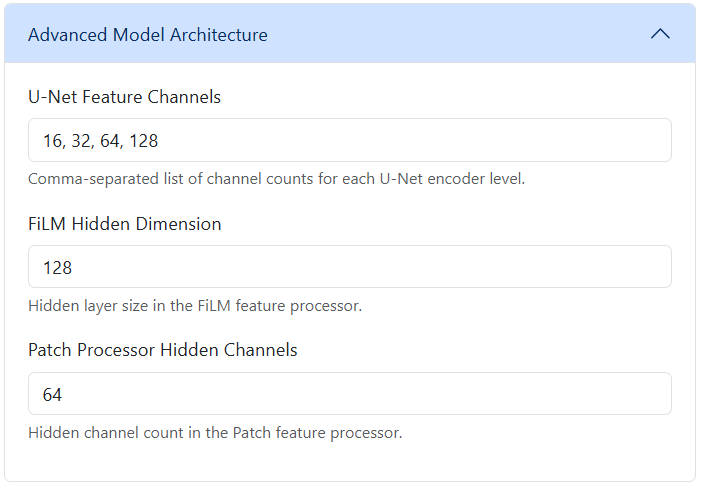
#> input picture assets/advanced.png, 703 x 488 px
$ python -i feature_calculators.py   (imports and definitions only)
#> lines starting #> are read from the running program, lines starting #| are printed output that depends on the picture
#> further down, picture is the input picture: shape (488, 703, 3); mean B, G, R 251.1, 247.6, 245.2
import numpy as np
import cv2

class InvariantMethods:

    # [30 lines left out: functions _compute_central_moments, compute_complex_moments_rgb, not called in this run]


    def fourier_mellin_descriptor(self, image_rgb, log_polar_size=(64, 64)):

#> called with log_polar_size = (64, 64)
        descriptors = []
        for c in range(image_rgb.shape[2]):
            channel = image_rgb[:, :, c].astype(np.float32)
            f_transform = np.fft.fft2(channel)
            f_transform_shifted = np.fft.fftshift(f_transform)
            magnitude_spectrum = np.log1p(np.abs(f_transform_shifted))
            center = (channel.shape[1] / 2, channel.shape[0] / 2)
            max_radius = np.sqrt(((channel.shape[0]/2)**2) + ((channel.shape[1]/2)**2))
            log_polar_map = cv2.logPolar(magnitude_spectrum, center, max_radius, flags=cv2.INTER_LINEAR + cv2.WARP_FILL_OUTLIERS)
            log_polar_resized = cv2.resize(log_polar_map, log_polar_size, interpolation=cv2.INTER_LINEAR)
            descriptors.append(np.abs(np.fft.fft2(log_polar_resized)).flatten())
#> this loop made 3 passes
#> pass 1, in fourier_mellin_descriptor, `channel = image_rgb[:, :, c].astype(np.float32)`:
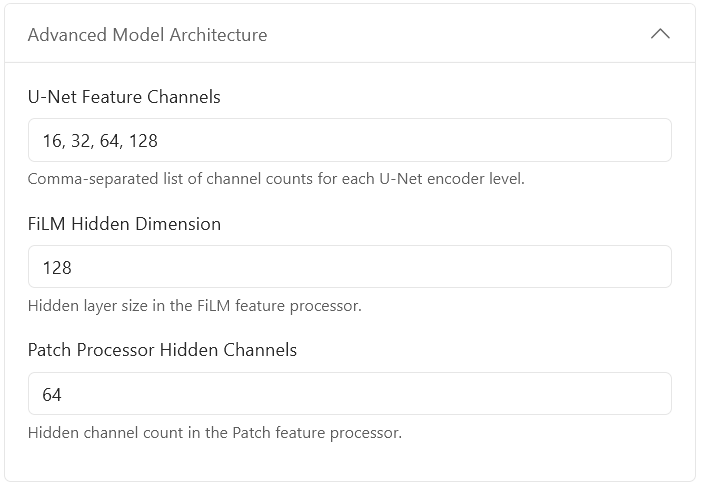
#> channel: shape (488, 703) float32; min 41, max 255, mean 251.1
#> pass 1, in fourier_mellin_descriptor, `magnitude_spectrum = np.log1p(np.abs(f_transform_shifted))`:
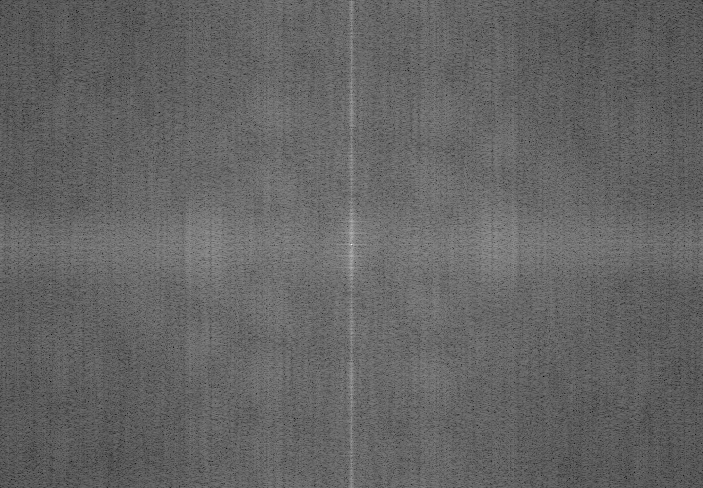
#> magnitude_spectrum: shape (488, 703) float64; min 2.46, max 18.27, mean 8.7; drawn with min black and max white
#> pass 1, in fourier_mellin_descriptor, `log_polar_map = cv2.logPolar(magnitude_spectrum, center, max_radius, f..`:
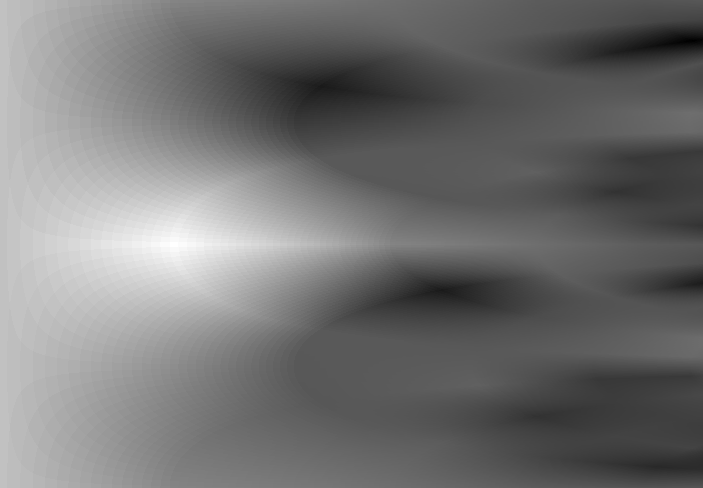
#> log_polar_map: shape (488, 703) float64; min 8.32, max 18.27, mean 12.82; drawn with min black and max white
#> pass 1, in fourier_mellin_descriptor, `log_polar_resized = cv2.resize(log_polar_map, log_polar_size, interpol..`:
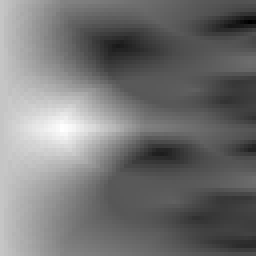
#> log_polar_resized: shape (64, 64) float64 (shown 4 times larger); min 8.46, max 18.04, mean 12.82; drawn with min black and max white
#> after the loop:
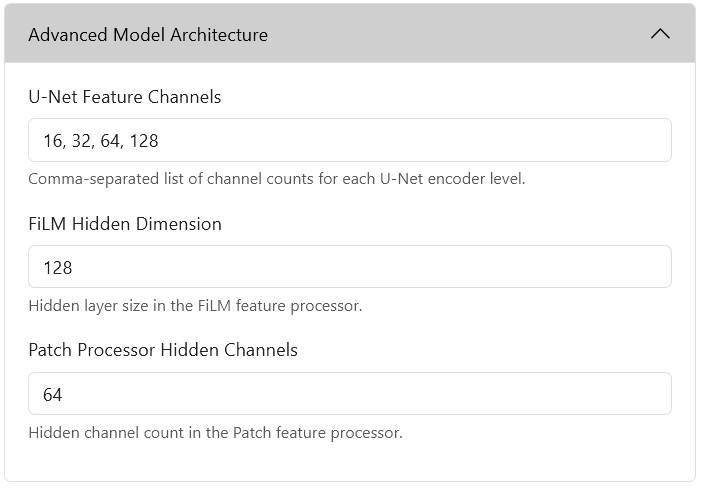
#> channel: shape (488, 703) float32; min 5, max 255, mean 245.2
#> after the loop:
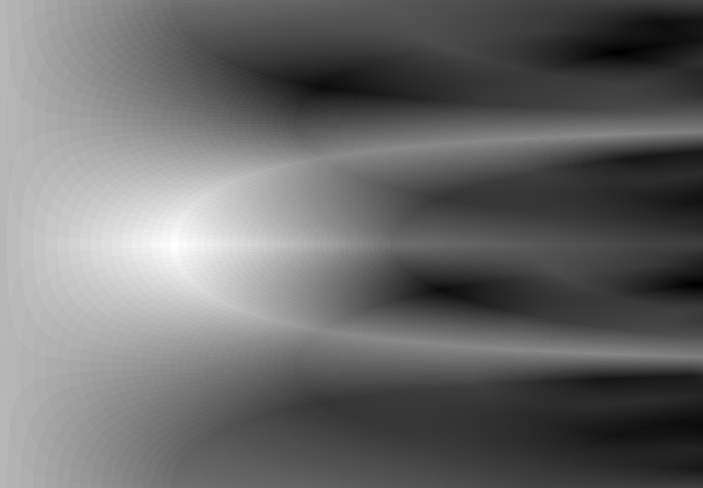
#> log_polar_map: shape (488, 703) float64; min 9.82, max 18.25, mean 13.32; drawn with min black and max white
#> after the loop:
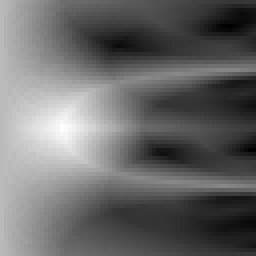
#> log_polar_resized: shape (64, 64) float64 (shown 4 times larger); min 9.94, max 18.09, mean 13.32; drawn with min black and max white
#> after the loop, descriptors = 3 items
        return np.concatenate(descriptors)


    # [16 lines left out: function compute_invariants_on_patches, not called in this run]

>>> import cv2
>>> picture = cv2.imread('assets/advanced.png')
>>> result = InvariantMethods().fourier_mellin_descriptor(picture)
#> result = 12288 values, max 54546.3 at index 8192, min 0.0491 at index 3029, mean 32

$ run again, on assets/bench.png
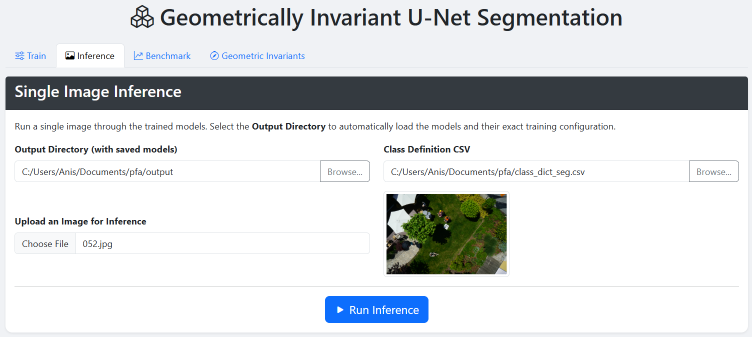
#> input picture assets/bench.png, 1504 x 674 px (shown at 1/2 size)
#> picture is the input picture: shape (674, 1504, 3); mean B, G, R 221.1, 219.6, 216.9
#> after the loop in fourier_mellin_descriptor, `for c in range(image_rgb.shape[2]):`:
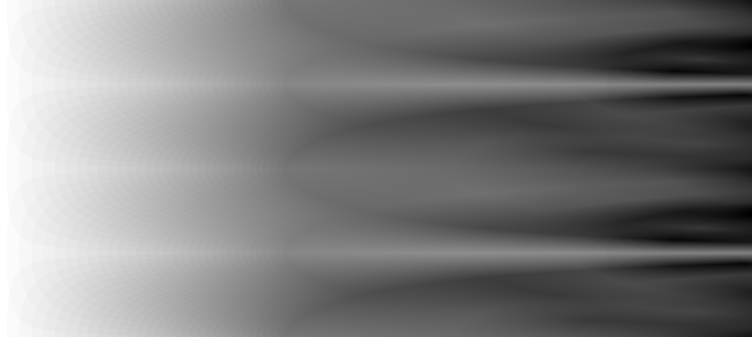
#> log_polar_map: shape (674, 1504) float64 (shown at 1/2 size); min 13.44, max 19.21, mean 16.28; drawn with min black and max white
#> after the loop in fourier_mellin_descriptor, `for c in range(image_rgb.shape[2]):`:
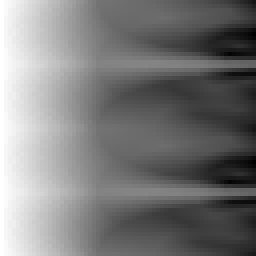
#> log_polar_resized: shape (64, 64) float64 (shown 4 times larger); min 13.55, max 19.21, mean 16.28; drawn with min black and max white
#> after the loop in fourier_mellin_descriptor, `for c in range(image_rgb.shape[2]):`: descriptors = 3 items
#> result = 12288 values, max 66830.7 at index 0, min 2.17e-15 at index 10087, mean 27.78

$ run again, on assets/grid.png
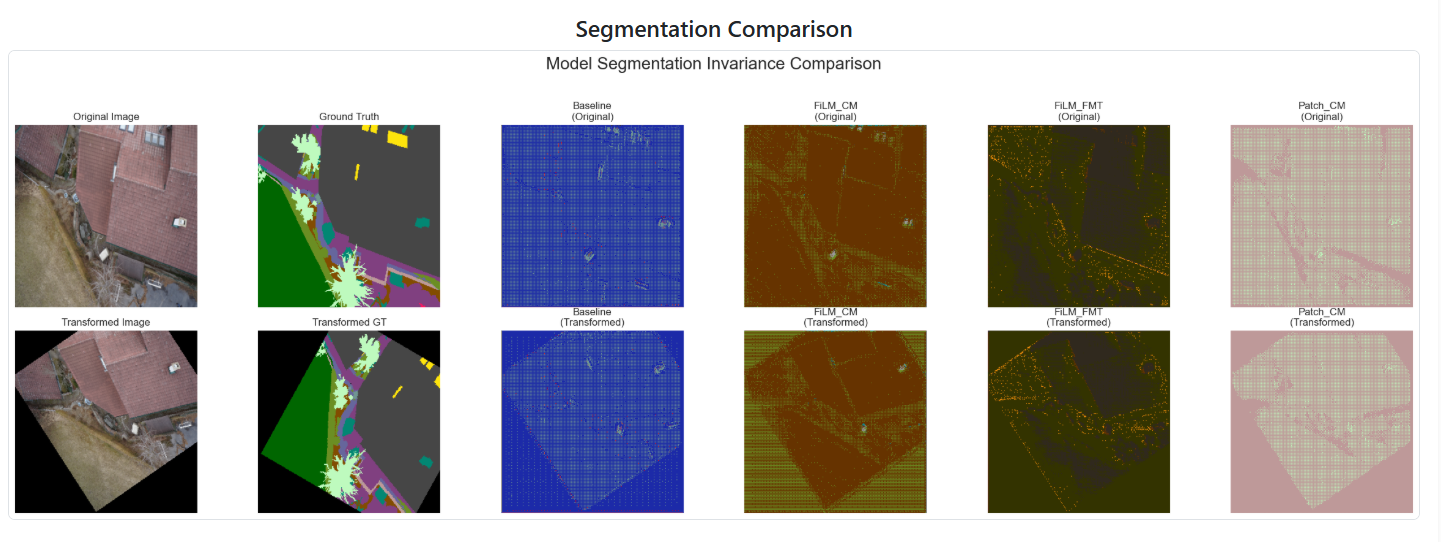
#> input picture assets/grid.png, 1441 x 542 px
#> picture is the input picture: shape (542, 1441, 3); mean B, G, R 164, 167.3, 170.7
#> after the loop in fourier_mellin_descriptor, `for c in range(image_rgb.shape[2]):`:
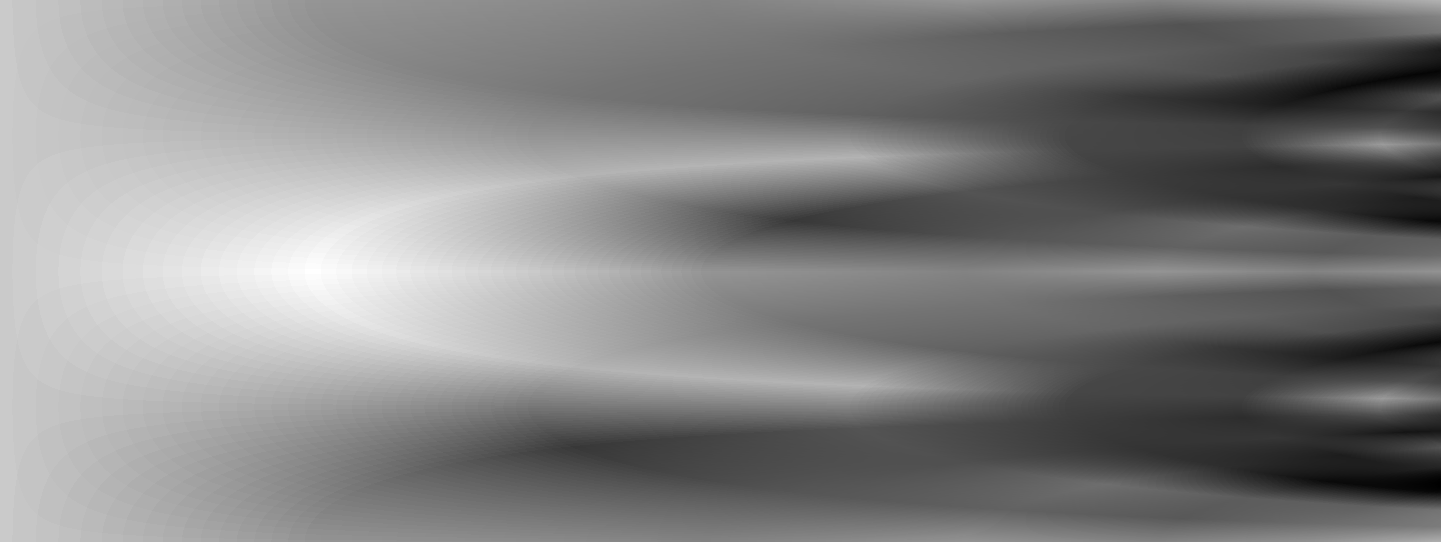
#> log_polar_map: shape (542, 1441) float64; min 11.99, max 18.71, mean 15.44; drawn with min black and max white
#> after the loop in fourier_mellin_descriptor, `for c in range(image_rgb.shape[2]):`:
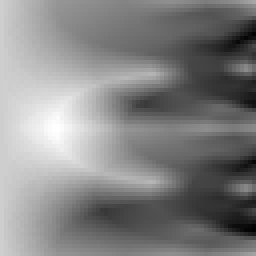
#> log_polar_resized: shape (64, 64) float64 (shown 4 times larger); min 12.08, max 18.56, mean 15.44; drawn with min black and max white
#> after the loop in fourier_mellin_descriptor, `for c in range(image_rgb.shape[2]):`: descriptors = 3 items
#> result = 12288 values, max 63466.6 at index 0, min 0.0455 at index 1970, mean 31.84
